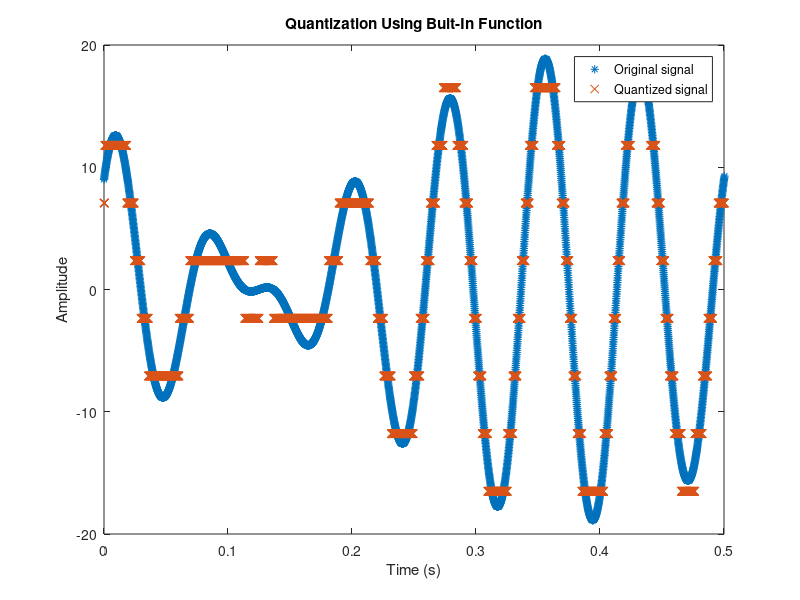

The MATLAB source for this figure:
%ID: 19-41468-3
A = 1;
B = 9;
C = 4;
D = 1;
E = 4;
F = 6;
G = 8;
H = 3;

a1 = G+2; %a1 = 8+2 = 10
a2 = G+1; %a2 = 8+1 = 09
f1 = G+4; %f1 = 8+4 = 12
f2 = G+6; %f2 = 8+6 = 14

fs = 8000;
t = 0:1/fs:1;

sig_ct = a1*sin(2*pi*f1*t) + a2*cos(2*pi*f2*t);

level = 8;
del = (max(sig_ct)-min(sig_ct))/level;
p = (min(sig_ct)+del):del:(max(sig_ct)-del);
c = (min(sig_ct)+(del/2)):del:(max(sig_ct)-(del/2));
[i,q] = quantiz(sig_ct,p,c);

plot(t,sig_ct,'*',t,q,'x');
axis([0 0.5 -20 20]);
title('Quantization Using Buit-In Function');
legend('Original signal','Quantized signal');
xlabel('Time (s)');
ylabel('Amplitude');